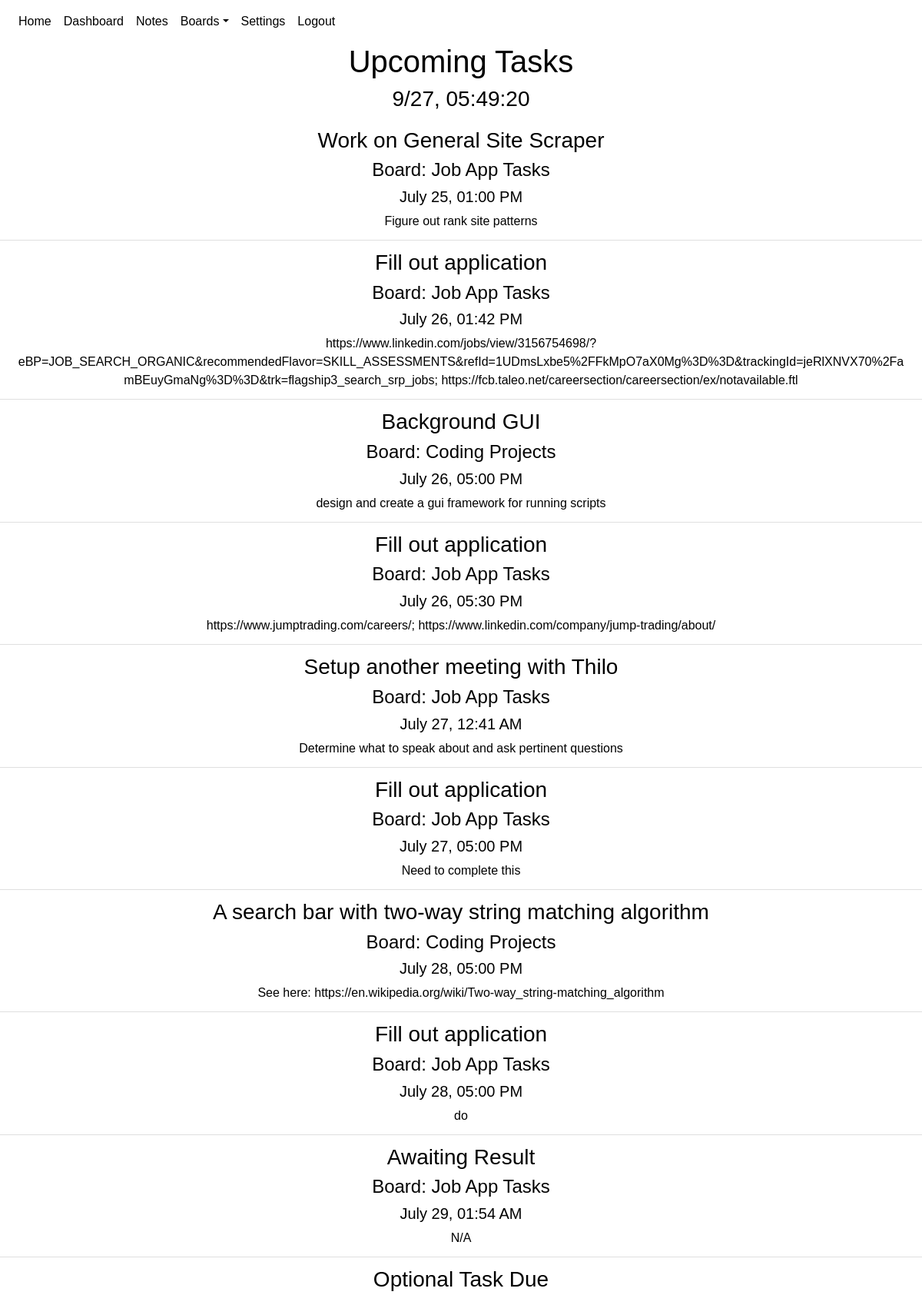
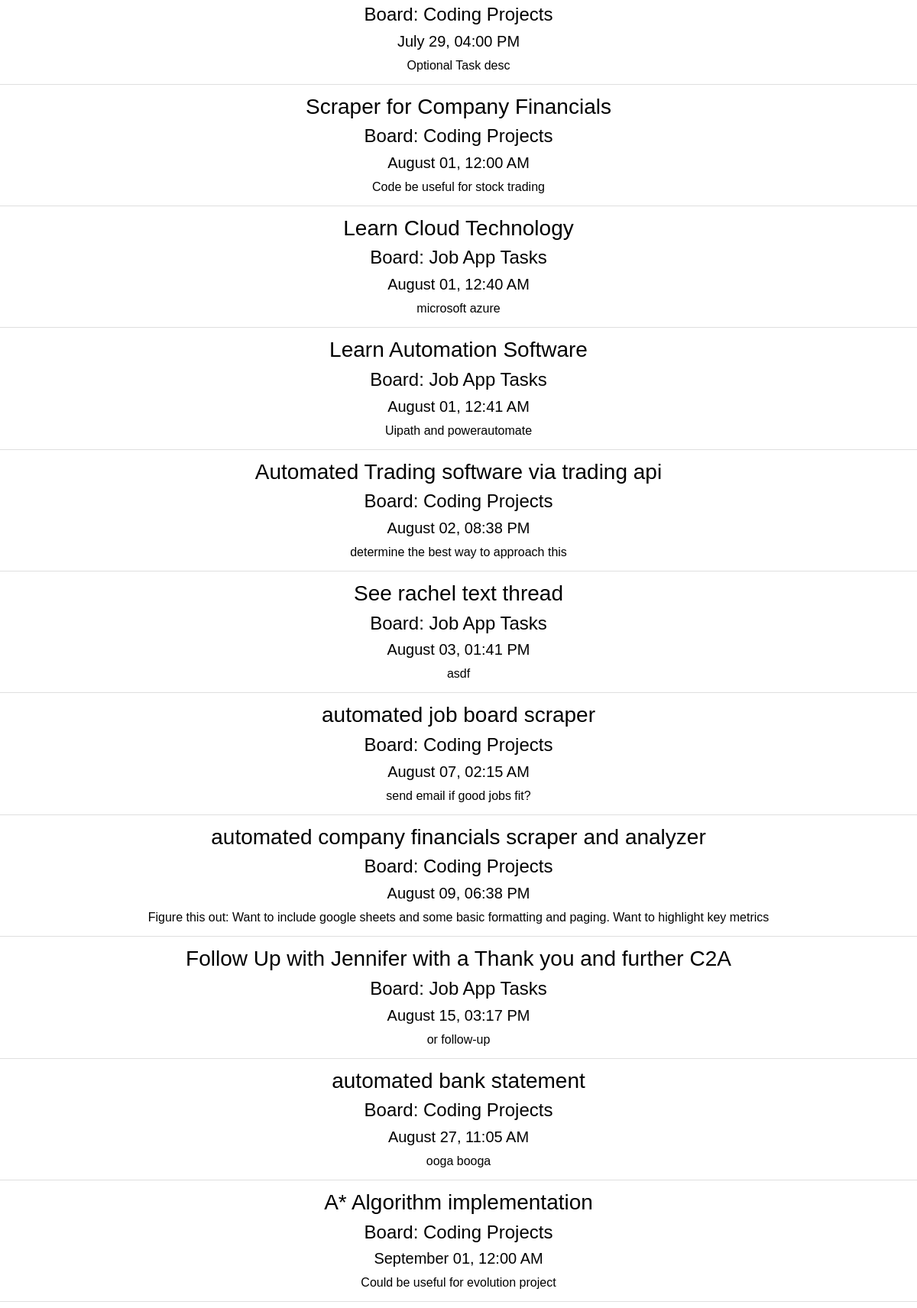
The page /dashboard (signed in, upper part) on the database its author committed (2 pictures, top to bottom).
### website/models.py (models this page shows)
class Task(db.Model):
    id = db.Column(db.Integer, primary_key = True)
    created = db.Column(db.DateTime(timezone = True), default = func.now())
    last_modified = db.Column(db.DateTime(timezone = True), default = func.now())
    due_date = db.Column(db.DateTime(timezone = True))
    name = db.Column(db.String(100))
    description = db.Column(db.String(10000))
    completed = db.Column(db.Boolean, default = False)
    category = db.Column(db.Integer, db.ForeignKey('category.id'))
    board = db.Column(db.Integer, db.ForeignKey('board.id'))
    subtasks = db.relationship('Subtask')
    user_id = db.Column(db.Integer, db.ForeignKey('user.id'))

class Board(db.Model):
    id = db.Column(db.Integer, primary_key = True)
    name = db.Column(db.String(100))
    date = db.Column(db.DateTime(timezone=True), default=func.now())
    category_num = db.Column(db.Integer)
    categories = db.relationship('Category')
    tasks = db.relationship('Task')
    user_id = db.Column(db.Integer, db.ForeignKey('user.id'))

### website/views.py (the view)
@views.route('/dashboard', methods=['GET'])
@login_required
def dashboard():
    boards = {}
    for board in current_user.boards:
        boards[board.id] = board.name
    dashboard_list = []
    for task in current_user.tasks:
        if task.due_date == None:
            task.due_date = datetime.fromisoformat("5000-01-01T00:00:00.000")
            dashboard_list.append(task)
        else:
            dashboard_list.append(task)
    return render_template("dashboard.html", user=current_user, boards = boards, task_list = dashboard_list)

### website/__init__.py (called while the page is built)
def create_app():
    app = Flask(__name__)
    app.config['SECRET_KEY'] = urandom(12).hex()
    app.config['SQLALCHEMY_DATABASE_URI'] = f'sqlite:///{DB_NAME}'
    app.config['SQLALCHEMY_TRACK_MODIFICATIONS'] = False
    db.init_app(app)
    from .views import views
    from .auth import auth
    app.register_blueprint(views, url_prefix='/')
    app.register_blueprint(auth, url_prefix='/')
    from .models import User, Note, Board, Task, Category
    create_database(app)
    login_manager = LoginManager()
    login_manager.login_view = 'auth.login'
    login_manager.init_app(app)
    @login_manager.user_loader
    def load_user(id):
        return User.query.get(id)
    return app

### website/templates/dashboard.html (shortened to what this page needs)
{% extends "base.html" %} {% block title %}Dashboard{% endblock %}
{% block style%}
<link rel="stylesheet" href="{{ url_for('static', filename = 'dashboard.css') }}" />
{% endblock %}
{% block content%}
<h1 align="center">Upcoming Tasks</h1>
<h3 align="center" id="current-time"></h3>
<ul class="list-group list-group-flush" id="upcoming-tasks">
{% for task in task_list|sort(attribute='name')|sort(attribute='due_date')%}
    {% if not task.completed %}
    <li align="center" class="list-group-item">
        <h3 class="task-name"><a href="/boards/{{task.board}}/{{task.category}}/{{task.id}}">{{task.name}}</a></h3>
        <h4 class="parent-board"><a href="/boards/{{task.board}}">Board: {{boards[task.board]}}</a></h4>
        {%if task.due_date.strftime('%Y')|int < 4000 %}<h5 class="task-due">{{task.due_date.strftime('%B %d, %I:%M %p')}}</h5>{%endif%}
        <span class="description">{{task.description}}</span>
    </li>
    {% endif %}
{% endfor %}
</ul>
{% endblock %}

### website/static/base.css (style rules this page uses)
html { height: 100vh; min-width: 99vw; max-width: 100vw; background-color: var(--navbar-background-color); }
:root { --background-color: #343a40; --text-color: #ffffff; --navbar-text-color: #9a9da0; --navbar-highlight-color: #ffffff; --navbar-background-color: #343a40; --button-text-color: #ffffff; --confirm-button-color: #007bff; --cancel-button-color: #6c757d; --delete-button-color: #ff0000; --create-screen-filter:rgba(0,0,255,.4); --delete-screen-filter:rgba(255,0,0,.6); --font-family: -apple-system, BlinkMacSystemFont,'Segoe UI',Roboto,'Helvetica Neue',Arial,'Noto Sans',sans-serif,'Apple Color Emoji','Segoe UI Emoji','Segoe UI Symbol','Noto Color Emoji'; --font-style: none; --font-weight: 500; }
body { width: 100%; min-height: 100vh; color: var(--text-color); background-color: var(--navbar-background-color); font-weight: var(--font-weight); font-family: var(--font-family); font-style: var(--font-style); }
h1, h2, h3, h4, h5, h6, p, div, a, li.list-group-item { color: var(--text-color); background-color: var(--background-color); font-weight: var(--font-weight); font-family: var(--font-family); font-style: var(--font-style); }

### website/static/dashboard.css (style rules this page uses)
span.description { word-wrap: break-word; }

### rows shown on the page
Task: name "Work on General Site Scraper", board.name "Job App Tasks", due_date "July 25, 01:00 PM", description "Figure out rank site patterns"
Task: name "Fill out application", board.name "Job App Tasks", due_date "July 26, 01:42 PM", description "https://www.linkedin.com/jobs/view/3156754698/?eBP=JOB_SEARCH_ORGANIC&recommendedFlavor=SKILL_ASSESSMENTS&refId=1UDmsLxbe5%2FFkMpO7aX0Mg%3D%3D&trackingId=jeRlXNVX70%2FamBEuyGmaNg%3D%3D&trk=flagship3_search_srp_jobs; https://fcb.taleo.net/careersection/careersection/ex/notavailable.ftl"
Task: name "Background GUI", board.name "Coding Projects", due_date "July 26, 05:00 PM", description "design and create a gui framework for running scripts"
Task: name "Fill out application", board.name "Job App Tasks", due_date "July 26, 05:30 PM", description "https://www.jumptrading.com/careers/; https://www.linkedin.com/company/jump-trading/about/"
Task: name "Setup another meeting with Thilo", board.name "Job App Tasks", due_date "July 27, 12:41 AM", description "Determine what to speak about and ask pertinent questions"
Task: name "Fill out application", board.name "Job App Tasks", due_date "July 27, 05:00 PM", description "Need to complete this"
Task: name "A search bar with two-way string matching algorithm", board.name "Coding Projects", due_date "July 28, 05:00 PM", description "See here: https://en.wikipedia.org/wiki/Two-way_string-matching_algorithm"
Task: name "Fill out application", board.name "Job App Tasks", due_date "July 28, 05:00 PM", description "do"
Task: name "Awaiting Result", board.name "Job App Tasks", due_date "July 29, 01:54 AM", description "N/A"
Task: name "Optional Task Due", board.name "Coding Projects", due_date "July 29, 04:00 PM", description "Optional Task desc"
Task: name "Scraper for Company Financials", board.name "Coding Projects", due_date "August 01, 12:00 AM", description "Code be useful for stock trading"
Task: name "Learn Cloud Technology", board.name "Job App Tasks", due_date "August 01, 12:40 AM", description "microsoft azure"
Task: name "Learn Automation Software", board.name "Job App Tasks", due_date "August 01, 12:41 AM", description "Uipath and powerautomate"
Task: name "Automated Trading software via trading api", board.name "Coding Projects", due_date "August 02, 08:38 PM", description "determine the best way to approach this"
Task: name "See rachel text thread", board.name "Job App Tasks", due_date "August 03, 01:41 PM", description "asdf"
Task: name "automated job board scraper", board.name "Coding Projects", due_date "August 07, 02:15 AM", description "send email if good jobs fit?"
Task: name "automated company financials scraper and analyzer", board.name "Coding Projects", due_date "August 09, 06:38 PM", description "Figure this out: Want to include google sheets and some basic formatting and paging. Want to highlight key metrics"
Task: name "Follow Up with Jennifer with a Thank you and further C2A", board.name "Job App Tasks", due_date "August 15, 03:17 PM", description "or follow-up"
Task: name "automated bank statement", board.name "Coding Projects", due_date "August 27, 11:05 AM", description "ooga booga"
Task: name "A* Algorithm implementation", board.name "Coding Projects", due_date "September 01, 12:00 AM", description "Could be useful for evolution project"
